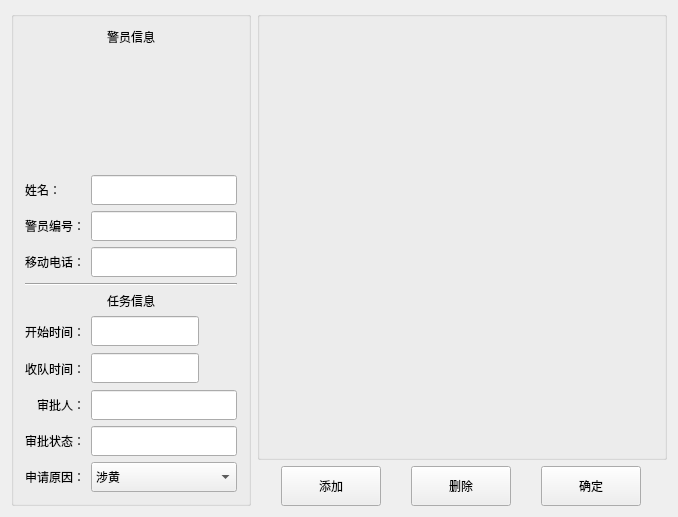
<?xml version="1.0" encoding="UTF-8"?>
<ui version="4.0">
 <class>ApplyManage</class>
 <widget class="QWidget" name="ApplyManage">
  <property name="geometry">
   <rect>
    <x>0</x>
    <y>0</y>
    <width>678</width>
    <height>488</height>
   </rect>
  </property>
  <layout class="QGridLayout" name="gridLayout_2">
   <item row="0" column="0" rowspan="2">
    <widget class="QGroupBox" name="groupBox">
     <property name="sizePolicy">
      <sizepolicy hsizetype="Fixed" vsizetype="Preferred">
       <horstretch>0</horstretch>
       <verstretch>0</verstretch>
      </sizepolicy>
     </property>
     <property name="title">
      <string/>
     </property>
     <layout class="QGridLayout" name="gridLayout">
      <item row="1" column="0" colspan="2">
       <widget class="QToolButton" name="photo">
        <property name="sizePolicy">
         <sizepolicy hsizetype="Preferred" vsizetype="Fixed">
          <horstretch>0</horstretch>
          <verstretch>0</verstretch>
         </sizepolicy>
        </property>
        <property name="focusPolicy">
         <enum>Qt::NoFocus</enum>
        </property>
        <property name="icon">
         <iconset resource="../ImgSrc.qrc">
          <normaloff>:/img/photo/headPhoto.jpg</normaloff>:/img/photo/headPhoto.jpg</iconset>
        </property>
        <property name="iconSize">
         <size>
          <width>100</width>
          <height>110</height>
         </size>
        </property>
        <property name="autoRaise">
         <bool>true</bool>
        </property>
       </widget>
      </item>
      <item row="2" column="0">
       <widget class="QLabel" name="label">
        <property name="text">
         <string>姓名：</string>
        </property>
       </widget>
      </item>
      <item row="2" column="1">
       <widget class="QLineEdit" name="name">
        <property name="minimumSize">
         <size>
          <width>0</width>
          <height>30</height>
         </size>
        </property>
       </widget>
      </item>
      <item row="3" column="0">
       <widget class="QLabel" name="label_2">
        <property name="text">
         <string>警员编号：</string>
        </property>
       </widget>
      </item>
      <item row="3" column="1">
       <widget class="QLineEdit" name="no">
        <property name="minimumSize">
         <size>
          <width>0</width>
          <height>30</height>
         </size>
        </property>
       </widget>
      </item>
      <item row="4" column="0">
       <widget class="QLabel" name="label_3">
        <property name="text">
         <string>移动电话：</string>
        </property>
       </widget>
      </item>
      <item row="4" column="1">
       <widget class="QLineEdit" name="phone">
        <property name="minimumSize">
         <size>
          <width>0</width>
          <height>30</height>
         </size>
        </property>
       </widget>
      </item>
      <item row="5" column="0" colspan="2">
       <widget class="Line" name="gunInfoLine">
        <property name="orientation">
         <enum>Qt::Horizontal</enum>
        </property>
       </widget>
      </item>
      <item row="7" column="0">
       <widget class="QLabel" name="label_4">
        <property name="text">
         <string>开始时间：</string>
        </property>
       </widget>
      </item>
      <item row="7" column="1">
       <widget class="QWidget" name="widget" native="true">
        <property name="sizePolicy">
         <sizepolicy hsizetype="Preferred" vsizetype="Fixed">
          <horstretch>0</horstretch>
          <verstretch>0</verstretch>
         </sizepolicy>
        </property>
        <layout class="QHBoxLayout" name="horizontalLayout_2">
         <property name="leftMargin">
          <number>0</number>
         </property>
         <property name="topMargin">
          <number>0</number>
         </property>
         <property name="rightMargin">
          <number>0</number>
         </property>
         <property name="bottomMargin">
          <number>0</number>
         </property>
         <item>
          <widget class="QLineEdit" name="startTime">
           <property name="minimumSize">
            <size>
             <width>0</width>
             <height>30</height>
            </size>
           </property>
          </widget>
         </item>
         <item>
          <widget class="QToolButton" name="startTimeButton">
           <property name="focusPolicy">
            <enum>Qt::NoFocus</enum>
           </property>
           <property name="icon">
            <iconset resource="../ImgSrc.qrc">
             <normaloff>:/img/misc/calendar.png</normaloff>:/img/misc/calendar.png</iconset>
           </property>
           <property name="iconSize">
            <size>
             <width>24</width>
             <height>24</height>
            </size>
           </property>
           <property name="autoRaise">
            <bool>true</bool>
           </property>
          </widget>
         </item>
        </layout>
       </widget>
      </item>
      <item row="8" column="0">
       <widget class="QLabel" name="label_5">
        <property name="text">
         <string>收队时间：</string>
        </property>
       </widget>
      </item>
      <item row="8" column="1">
       <widget class="QWidget" name="widget_2" native="true">
        <property name="sizePolicy">
         <sizepolicy hsizetype="Preferred" vsizetype="Fixed">
          <horstretch>0</horstretch>
          <verstretch>0</verstretch>
         </sizepolicy>
        </property>
        <layout class="QHBoxLayout" name="horizontalLayout">
         <property name="leftMargin">
          <number>0</number>
         </property>
         <property name="topMargin">
          <number>0</number>
         </property>
         <property name="rightMargin">
          <number>0</number>
         </property>
         <property name="bottomMargin">
          <number>0</number>
         </property>
         <item>
          <widget class="QLineEdit" name="endTime">
           <property name="minimumSize">
            <size>
             <width>0</width>
             <height>30</height>
            </size>
           </property>
          </widget>
         </item>
         <item>
          <widget class="QToolButton" name="endTimeButton">
           <property name="focusPolicy">
            <enum>Qt::NoFocus</enum>
           </property>
           <property name="icon">
            <iconset resource="../ImgSrc.qrc">
             <normaloff>:/img/misc/calendar.png</normaloff>:/img/misc/calendar.png</iconset>
           </property>
           <property name="iconSize">
            <size>
             <width>24</width>
             <height>24</height>
            </size>
           </property>
           <property name="autoRaise">
            <bool>true</bool>
           </property>
          </widget>
         </item>
        </layout>
       </widget>
      </item>
      <item row="9" column="0">
       <widget class="QLabel" name="label_6">
        <property name="text">
         <string>审批人：</string>
        </property>
        <property name="alignment">
         <set>Qt::AlignRight|Qt::AlignTrailing|Qt::AlignVCenter</set>
        </property>
       </widget>
      </item>
      <item row="9" column="1">
       <widget class="QLineEdit" name="approvePolice">
        <property name="minimumSize">
         <size>
          <width>0</width>
          <height>30</height>
         </size>
        </property>
       </widget>
      </item>
      <item row="10" column="0">
       <widget class="QLabel" name="label_8">
        <property name="text">
         <string>审批状态：</string>
        </property>
       </widget>
      </item>
      <item row="10" column="1">
       <widget class="QLineEdit" name="approveStatus">
        <property name="minimumSize">
         <size>
          <width>0</width>
          <height>30</height>
         </size>
        </property>
       </widget>
      </item>
      <item row="11" column="0">
       <widget class="QLabel" name="label_7">
        <property name="text">
         <string>申请原因：</string>
        </property>
       </widget>
      </item>
      <item row="11" column="1">
       <widget class="QComboBox" name="taskSubType">
        <property name="minimumSize">
         <size>
          <width>0</width>
          <height>30</height>
         </size>
        </property>
        <property name="focusPolicy">
         <enum>Qt::NoFocus</enum>
        </property>
        <item>
         <property name="text">
          <string>涉黄</string>
         </property>
        </item>
        <item>
         <property name="text">
          <string>涉赌</string>
         </property>
        </item>
        <item>
         <property name="text">
          <string>渉毒</string>
         </property>
        </item>
        <item>
         <property name="text">
          <string>刑事案件</string>
         </property>
        </item>
        <item>
         <property name="text">
          <string>其他</string>
         </property>
        </item>
       </widget>
      </item>
      <item row="6" column="0" colspan="2">
       <widget class="QLabel" name="title1">
        <property name="text">
         <string>任务信息</string>
        </property>
        <property name="alignment">
         <set>Qt::AlignCenter</set>
        </property>
       </widget>
      </item>
      <item row="0" column="0" colspan="2">
       <widget class="QLabel" name="title">
        <property name="text">
         <string>警员信息</string>
        </property>
        <property name="alignment">
         <set>Qt::AlignCenter</set>
        </property>
       </widget>
      </item>
     </layout>
    </widget>
   </item>
   <item row="0" column="1">
    <widget class="ZDiyList" name="itemList"/>
   </item>
   <item row="1" column="1">
    <widget class="QWidget" name="buttonWidget" native="true">
     <property name="sizePolicy">
      <sizepolicy hsizetype="Preferred" vsizetype="Fixed">
       <horstretch>0</horstretch>
       <verstretch>0</verstretch>
      </sizepolicy>
     </property>
     <property name="minimumSize">
      <size>
       <width>0</width>
       <height>0</height>
      </size>
     </property>
     <layout class="QHBoxLayout" name="horizontalLayout_3">
      <property name="leftMargin">
       <number>0</number>
      </property>
      <property name="topMargin">
       <number>0</number>
      </property>
      <property name="rightMargin">
       <number>0</number>
      </property>
      <property name="bottomMargin">
       <number>0</number>
      </property>
      <item>
       <widget class="QPushButton" name="addPolice">
        <property name="sizePolicy">
         <sizepolicy hsizetype="Fixed" vsizetype="Fixed">
          <horstretch>0</horstretch>
          <verstretch>0</verstretch>
         </sizepolicy>
        </property>
        <property name="minimumSize">
         <size>
          <width>100</width>
          <height>40</height>
         </size>
        </property>
        <property name="focusPolicy">
         <enum>Qt::NoFocus</enum>
        </property>
        <property name="text">
         <string>添加</string>
        </property>
       </widget>
      </item>
      <item>
       <widget class="QPushButton" name="delPolice">
        <property name="sizePolicy">
         <sizepolicy hsizetype="Fixed" vsizetype="Fixed">
          <horstretch>0</horstretch>
          <verstretch>0</verstretch>
         </sizepolicy>
        </property>
        <property name="minimumSize">
         <size>
          <width>100</width>
          <height>40</height>
         </size>
        </property>
        <property name="focusPolicy">
         <enum>Qt::NoFocus</enum>
        </property>
        <property name="text">
         <string>删除</string>
        </property>
       </widget>
      </item>
      <item>
       <widget class="QPushButton" name="ok">
        <property name="sizePolicy">
         <sizepolicy hsizetype="Fixed" vsizetype="Fixed">
          <horstretch>0</horstretch>
          <verstretch>0</verstretch>
         </sizepolicy>
        </property>
        <property name="minimumSize">
         <size>
          <width>100</width>
          <height>40</height>
         </size>
        </property>
        <property name="focusPolicy">
         <enum>Qt::NoFocus</enum>
        </property>
        <property name="text">
         <string>确定</string>
        </property>
       </widget>
      </item>
     </layout>
    </widget>
   </item>
  </layout>
 </widget>
 <layoutdefault spacing="6" margin="11"/>
 <customwidgets>
  <customwidget>
   <class>ZDiyList</class>
   <extends>QGroupBox</extends>
   <header location="global">zdiylist.h</header>
   <container>1</container>
  </customwidget>
 </customwidgets>
 <resources>
  <include location="../ImgSrc.qrc"/>
 </resources>
 <connections/>
</ui>
